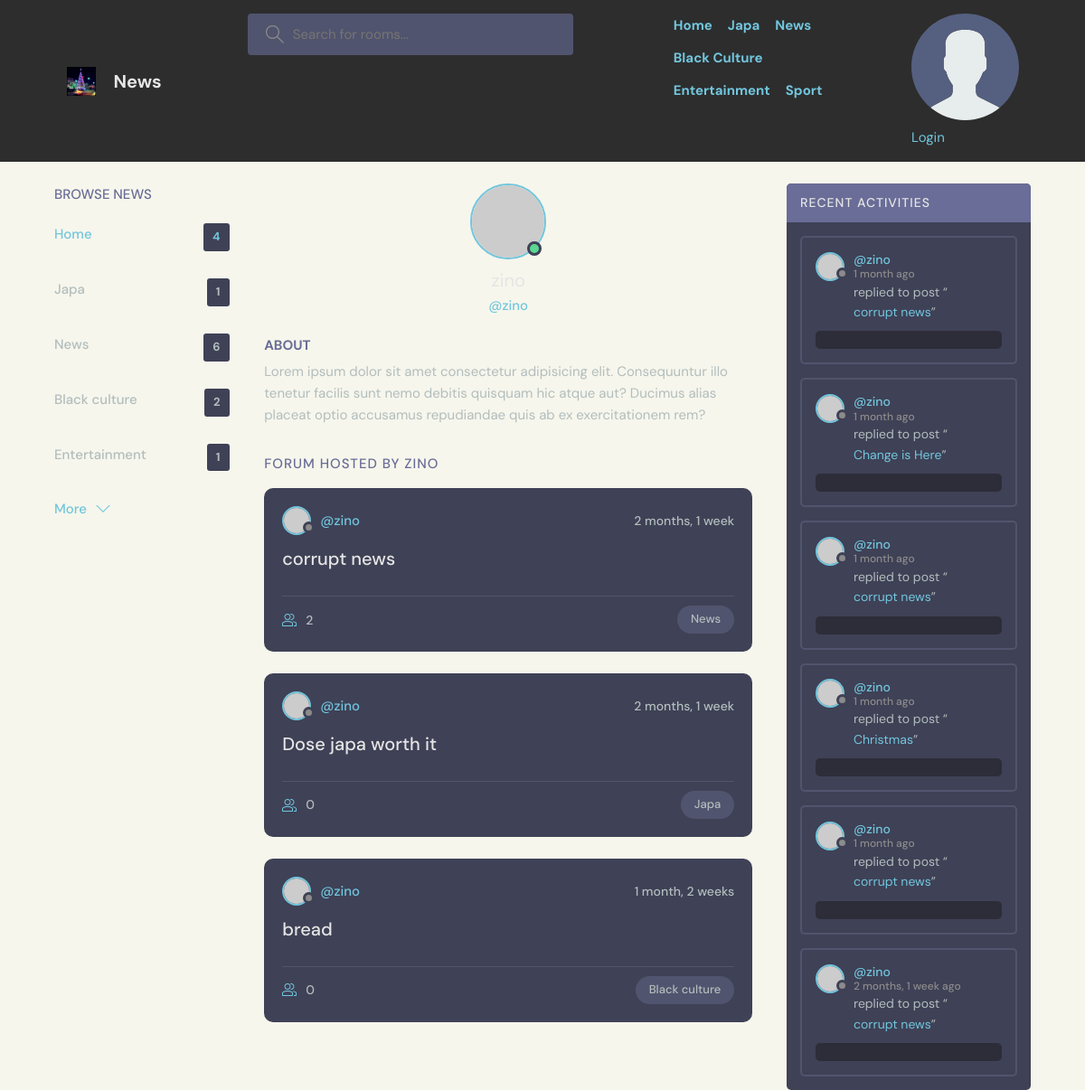
/user-profile/1/, run on an earlier commit of the app's database.
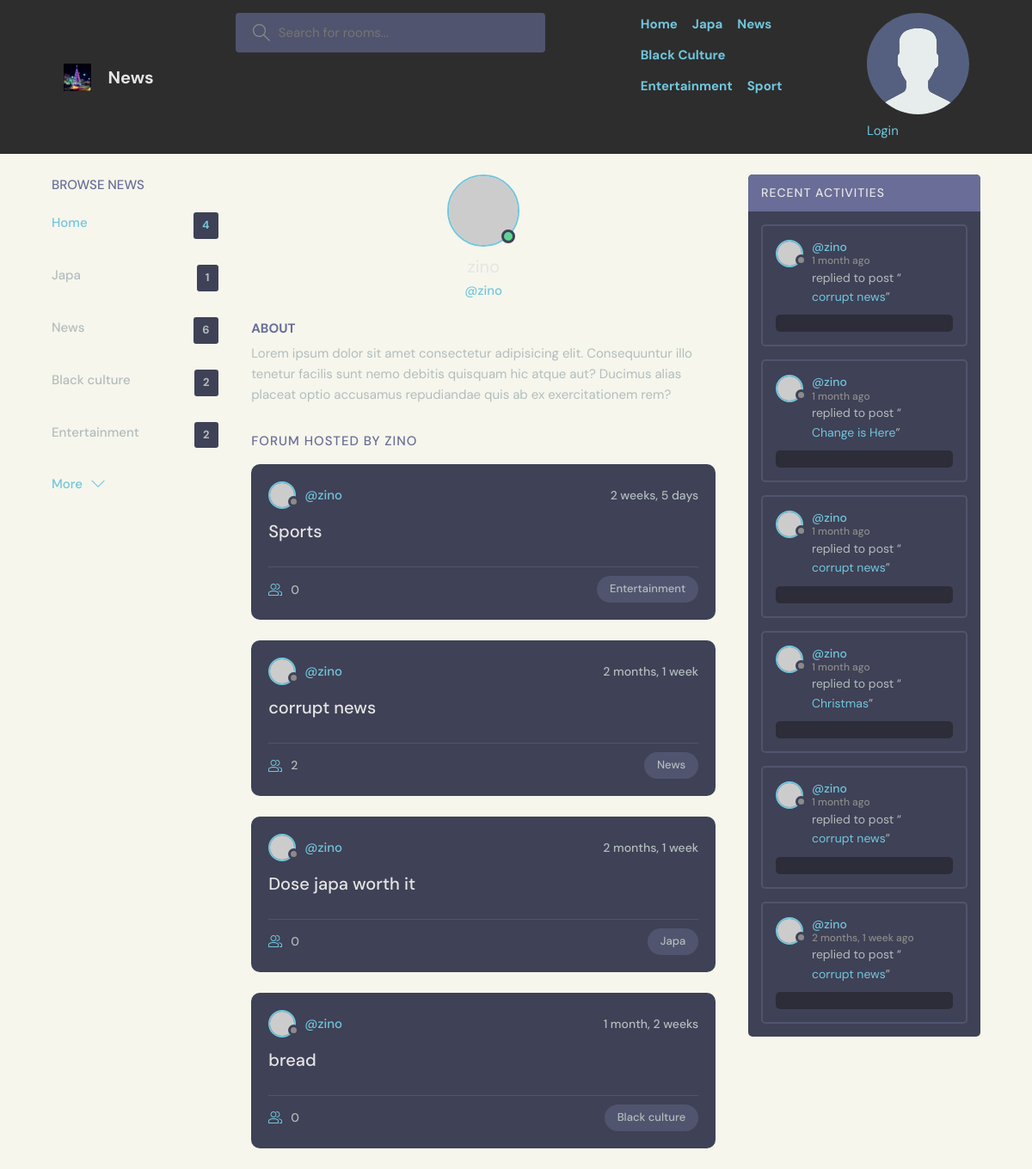
And on a later commit of the database.
### blog/models.py (models this page shows, shortened)
class Category(models.Model):
    name = models.CharField(max_length=100, unique=True)

class Post(models.Model):
    title = models.CharField(max_length=200)
    author = models.ForeignKey(User, on_delete=models.CASCADE)
    content = models.TextField(blank=True, null=True)
    participants =models.ManyToManyField(User, related_name='participants', blank=True)
    image = models.ImageField(upload_to='post_images/', blank=True, null=True)
    created_at = models.DateTimeField(auto_now_add=True)
    updated_at = models.DateTimeField(auto_now=True)
    category = models.ForeignKey(Category, on_delete=models.CASCADE)
    views = models.PositiveIntegerField(default=0)
    class Meta:
        ordering = ['-updated_at', 'created_at']
    def __str__(self):
        return self.title

class Comment(models.Model):
    post = models.ForeignKey(Post, related_name='comments', on_delete=models.CASCADE)
    user = models.ForeignKey(User, on_delete=models.CASCADE)
    content = models.TextField()
    created_at = models.DateTimeField(auto_now_add=True)
    class Meta:
        ordering = ['-created_at']

### blog/views.py (the view)
# urls.py: path('user-profile/<str:pk>/', views.userProfile, name='profile'),
def userProfile(request, pk):
    user = User.objects.get(id=pk)
    post_details = user.post_set.all() #Check each post by the specific user profile using from the POST MODEL ON VIEWS
    news_comments = user.comment_set.all()#Check each post by the specific user profile using from the POST MODEL ON VIEWS
    user_comments = Comment.objects.all() # Can also get all the user comments
    category = Category.objects.all()
    context = {'user': user,
               'post_details': post_details,
               'news_comments' : news_comments,
               'comments': user_comments,
               'category' : category
              }
    return render(request, 'apalaa/user_profile.html', context)

### template/apalaa/user_profile.html (shortened to what this page needs)
{% extends 'main.html' %}
{% block content %}
  <main class="profile-page layout layout--3">
    <div class="container">
      {% include 'apalaa/topics_component.html' %}
      <div class="roomList">
        <div class="profile">
          <div class="profile__avatar">
            <div class="avatar avatar--large active">
              <img src="https://randomuser.me/api/portraits/men/11.jpg" />
            </div>
          </div>
          <div class="profile__info">
            <h3>{{user.username}}</h3>
            <p>@{{user.username}}</p>
          </div>
          <div class="profile__about">
            <h3>About</h3>
            <p>
              Lorem ipsum dolor sit amet consectetur adipisicing elit. Consequuntur illo tenetur
              facilis sunt nemo debitis quisquam hic atque aut? Ducimus alias placeat optio
              accusamus repudiandae quis ab ex exercitationem rem?
            </p>
          </div>
        </div>
        <div class="roomList__header">
          <div>
            <h2>Forum hosted by {{user.username}}</a>
            </h2>
          </div>
        </div>
        {% include 'apalaa/feed_component.html'%}
      </div>
      {% include 'apalaa/user_activities.html' %}
    </div>
  </main>
{% endblock content %}

### template/apalaa/topics_component.html
<div class="topics">
    <div class="topics__header">
      <h2>Browse News</h2>
    </div>
    <ul class="topics__list">
      <li>
        <a href="{% url 'home' %}" class="active">Home <span>{{category.count}}</span></a>
      </li>
      {% for user in category %}
      <li>
        <a href="{% url 'home' %}?q={{user.name}}">{{user.name}}<span>{{user.post_set.all.count}}</span></a>
      </li>
      {% endfor %}
    </ul>
    <a class="btn btn--link" href="{% url 'topics' %}">
      More
      <svg version="1.1" xmlns="http://www.w3.org/2000/svg" width="32" height="32" viewBox="0 0 32 32">
        <title>chevron-down</title>
        <path d="M16 21l-13-13h-3l16 16 16-16h-3l-13 13z"></path>
      </svg>
    </a>
  </div>

### template/apalaa/feed_component.html (shortened to what this page needs)
{% for post_detail in post_details %}
<div class="roomListRoom">
    <div class="roomListRoom__header">
      <a href="{% url 'profile' post_detail.author.id %}" class="roomListRoom__author">
        <div class="avatar avatar--small">
          <img src="https://randomuser.me/api/portraits/women/11.jpg" />
        </div>
        <span>@{{post_detail.author.username}}</span>
      </a>
      <div class="roomListRoom__actions">
        <span>{{post_detail.created_at|timesince}}</span>
      </div>
    </div>
    <div class="roomListRoom__content">
      <a href="{% url 'news' post_detail.id%}">{{post_detail.title}}</a>
    </div>
    <div class="roomListRoom__meta">
      <a href="{% url 'news' post_detail.id %}" class="roomListRoom__joined">
        {{post_detail.participants.all.count}}
      </a>
      <p class="roomListRoom__topic">{{post_detail.category.name}}</p>
    </div>
</div>
{% endfor %}

### template/apalaa/user_activities.html (shortened to what this page needs)
<div class="activities">
    <div class="activities__header">
      <h2>Recent Activities</h2>
    </div>
    {% for message in news_comments %}
    <div class="activities__box">
      <div class="activities__boxHeader roomListRoom__header">
        <a href="{% url 'profile' message.user.id %}" class="roomListRoom__author">
          <div class="avatar avatar--small">
            <img src="https://randomuser.me/api/portraits/women/11.jpg" />
          </div>
          <p>
            @{{message.user}}
            <span>{{message.created_at|timesince}} ago</span>
          </p>
        </a>
      </div>
      <div class="activities__boxContent">
        <p>replied to post “<a href="{% url 'news' message.post.id%}">{{message.post}}</a>”</p>
        <div class="activities__boxRoomContent">
        </div>
      </div>
    </div>
    {% endfor %}
  </div>

What changed in the data, as far as the page shows it:
computed for Category "Entertainment": post_set.all.count "1" → "2"
added Post: author.username "zino", created_at "2 weeks, 5 days", title "Sports", participants.all.count "0", category.name "Entertainment"
